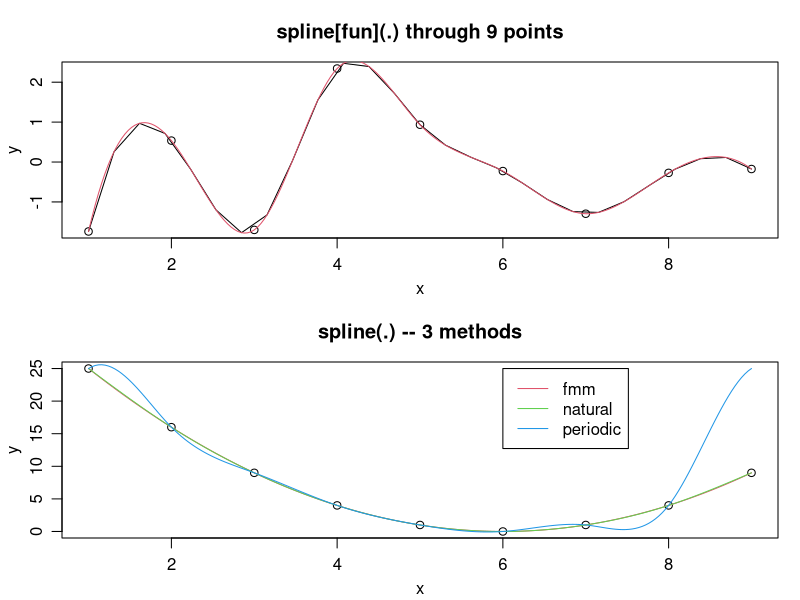
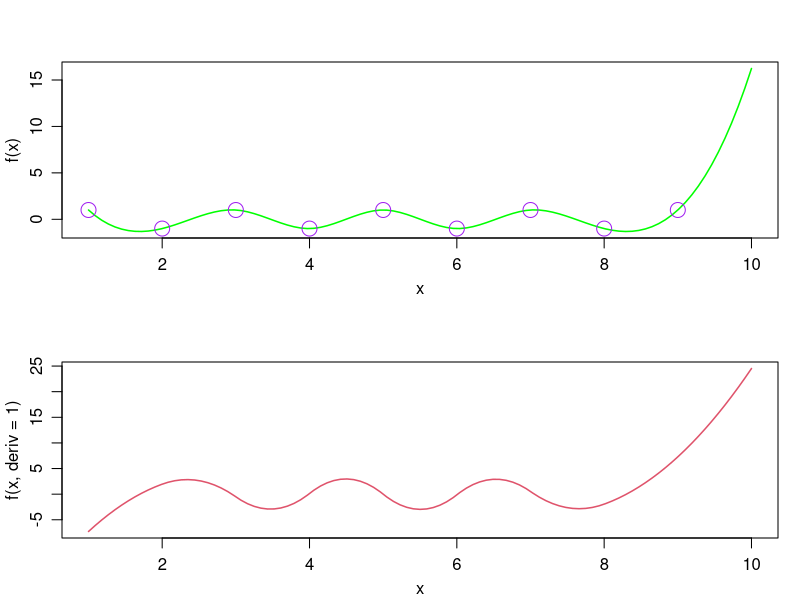
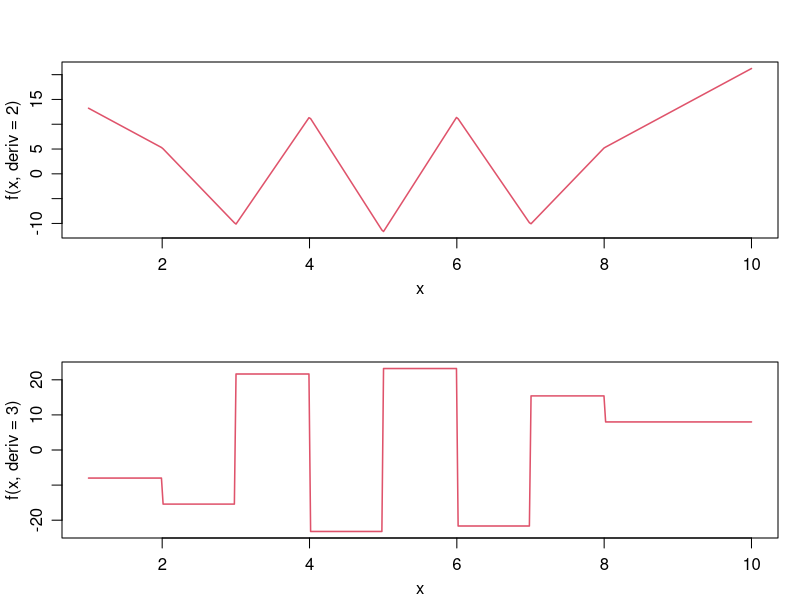
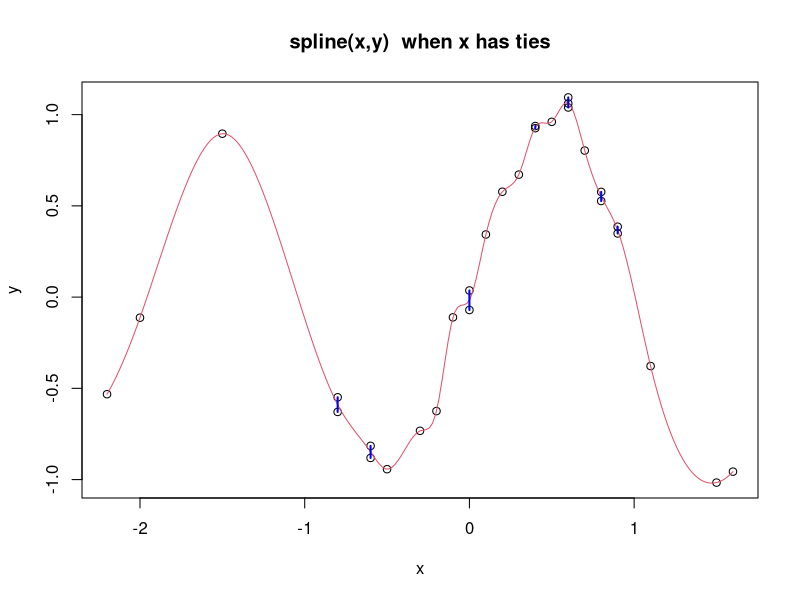
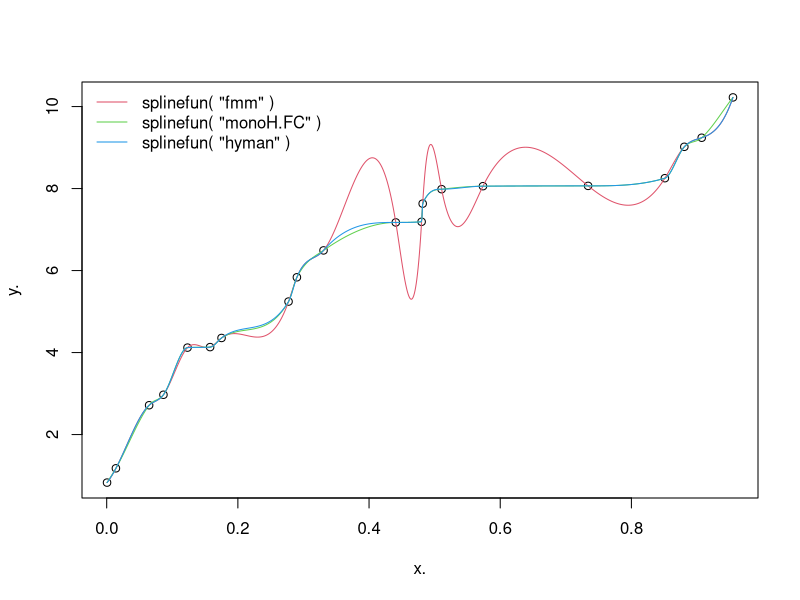
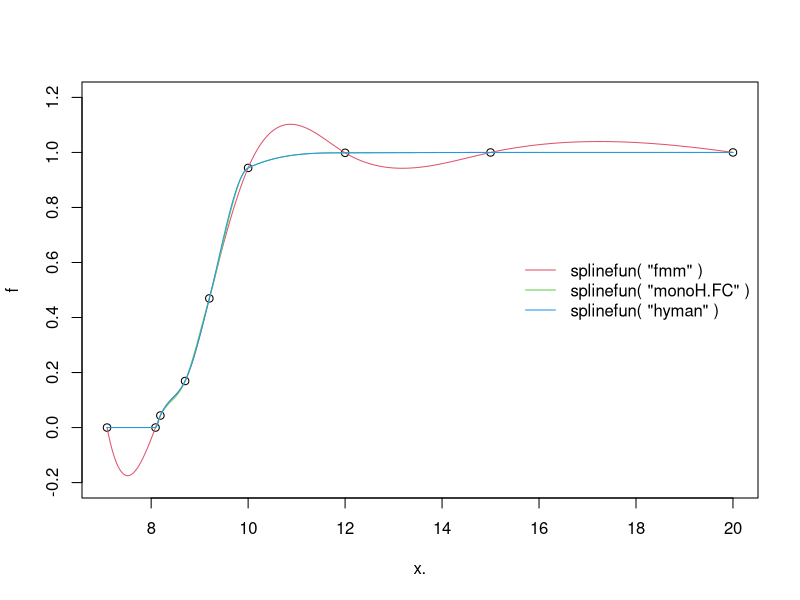
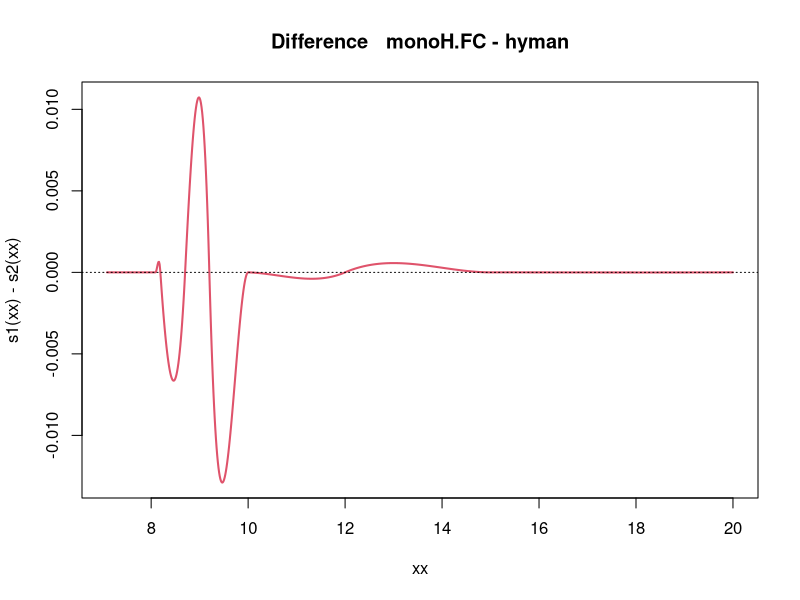
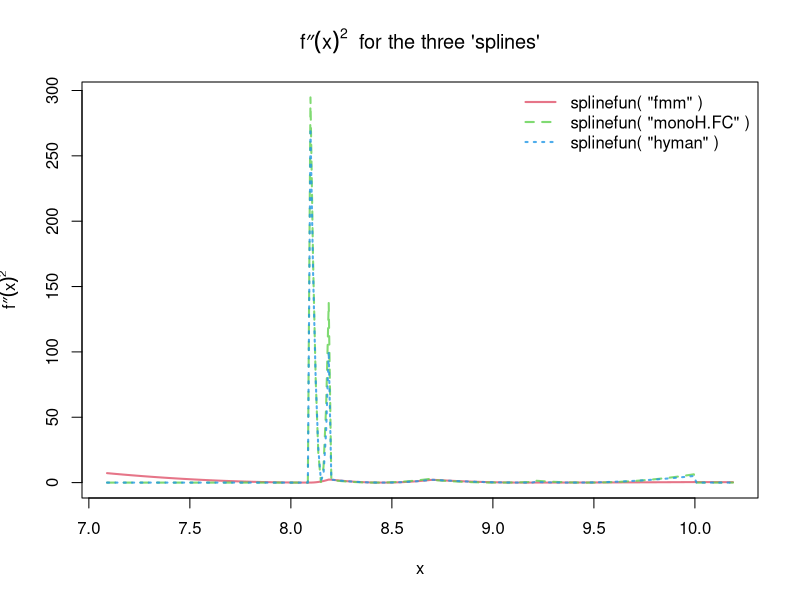

Generate these figures, in order, with R:
#************************************************
# Brandon Cabaleiro
# RCS: cabalb
# RIN: 661648482
# 6000 Level
#
# This R code is for Group 4 splines2.R
#************************************************

require(graphics)

op <- par(mfrow = c(2,1), mgp = c(2,.8,0), mar = 0.1+c(3,3,3,1))
n <- 9
x <- 1:n
y <- rnorm(n)
plot(x, y, main = paste("spline[fun](.) through", n, "points"))
lines(spline(x, y))
lines(spline(x, y, n = 201), col = 2)

y <- (x-6)^2
plot(x, y, main = "spline(.) -- 3 methods")
lines(spline(x, y, n = 201), col = 2)
lines(spline(x, y, n = 201, method = "natural"), col = 3)
lines(spline(x, y, n = 201, method = "periodic"), col = 4)
legend(6, 25, c("fmm","natural","periodic"), col = 2:4, lty = 1)

y <- sin((x-0.5)*pi)
f <- splinefun(x, y)
ls(envir = environment(f))
splinecoef <- get("z", envir = environment(f))
curve(f(x), 1, 10, col = "green", lwd = 1.5)
points(splinecoef, col = "purple", cex = 2)
curve(f(x, deriv = 1), 1, 10, col = 2, lwd = 1.5)
curve(f(x, deriv = 2), 1, 10, col = 2, lwd = 1.5, n = 401)
curve(f(x, deriv = 3), 1, 10, col = 2, lwd = 1.5, n = 401)
par(op)

## Manual spline evaluation --- demo the coefficients :
.x <- splinecoef$x
u <- seq(3, 6, by = 0.25)
(ii <- findInterval(u, .x))
dx <- u - .x[ii]
f.u <- with(splinecoef,
            y[ii] + dx*(b[ii] + dx*(c[ii] + dx* d[ii])))
stopifnot(all.equal(f(u), f.u))

## An example with ties (non-unique  x values):
set.seed(1); x <- round(rnorm(30), 1); y <- sin(pi * x) + rnorm(30)/10
plot(x, y, main = "spline(x,y)  when x has ties")
lines(spline(x, y, n = 201), col = 2)
## visualizes the non-unique ones:
tx <- table(x); mx <- as.numeric(names(tx[tx > 1]))
ry <- matrix(unlist(tapply(y, match(x, mx), range, simplify = FALSE)),
             ncol = 2, byrow = TRUE)
segments(mx, ry[, 1], mx, ry[, 2], col = "blue", lwd = 2)

## An example of monotone interpolation
n <- 20
set.seed(11)
x. <- sort(runif(n)) ; y. <- cumsum(abs(rnorm(n)))
plot(x., y.)
curve(splinefun(x., y.)(x), add = TRUE, col = 2, n = 1001)
curve(splinefun(x., y., method = "monoH.FC")(x), add = TRUE, col = 3, n = 1001)
curve(splinefun(x., y., method = "hyman")   (x), add = TRUE, col = 4, n = 1001)
legend("topleft",
       paste0("splinefun( \"", c("fmm", "monoH.FC", "hyman"), "\" )"),
       col = 2:4, lty = 1, bty = "n")

## and one from Fritsch and Carlson (1980), Dougherty et al (1989)
x. <- c(7.09, 8.09, 8.19, 8.7, 9.2, 10, 12, 15, 20)
f <- c(0, 2.76429e-5, 4.37498e-2, 0.169183, 0.469428, 0.943740,
       0.998636, 0.999919, 0.999994)
s0 <- splinefun(x., f)
s1 <- splinefun(x., f, method = "monoH.FC")
s2 <- splinefun(x., f, method = "hyman")
plot(x., f, ylim = c(-0.2, 1.2))
curve(s0(x), add = TRUE, col = 2, n = 1001) -> m0
curve(s1(x), add = TRUE, col = 3, n = 1001)
curve(s2(x), add = TRUE, col = 4, n = 1001)
legend("right",
       paste0("splinefun( \"", c("fmm", "monoH.FC", "hyman"), "\" )"),
       col = 2:4, lty = 1, bty = "n")

## they seem identical, but are not quite:
xx <- m0$x
plot(xx, s1(xx) - s2(xx), type = "l",  col = 2, lwd = 2,
     main = "Difference   monoH.FC - hyman"); abline(h = 0, lty = 3)

x <- xx[xx < 10.2] ## full range: x <- xx .. does not show enough
ccol <- adjustcolor(2:4, 0.8)
matplot(x, cbind(s0(x, deriv = 2), s1(x, deriv = 2), s2(x, deriv = 2))^2,
        lwd = 2, col = ccol, type = "l", ylab = quote({{f*second}(x)}^2),
        main = expression({{f*second}(x)}^2 ~" for the three 'splines'"))
legend("topright",
       paste0("splinefun( \"", c("fmm", "monoH.FC", "hyman"), "\" )"),
       lwd = 2, col  =  ccol, lty = 1:3, bty = "n")

